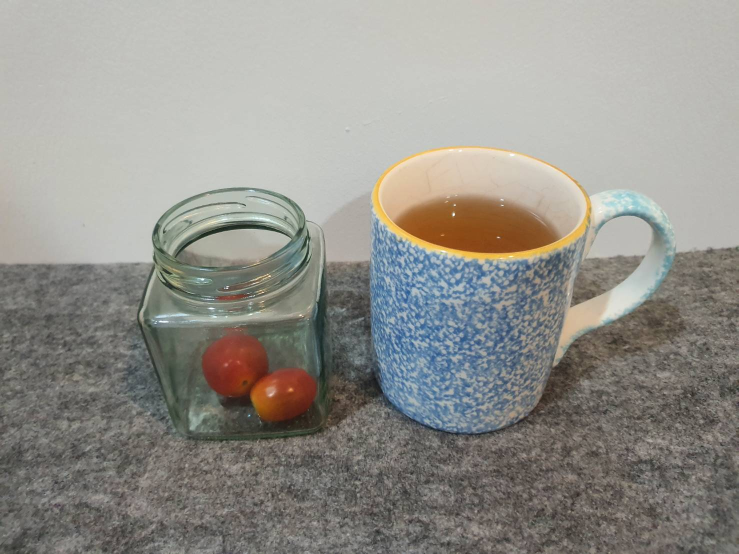
#> input picture CG_OpenGL/POVRAY/class7_potato/homework_gt.jpg, 1477 x 1108 px (shown at 1/2 size)
$ jupyter execute compare.ipynb
#> lines starting #> are read from the running program, lines starting #| are printed output that depends on the picture
[cell 1]
import cv2
import numpy as np

[cell 2]
gt = cv2.imread("./homework_gt.jpg")
#> gt is the input picture: shape (1108, 1477, 3); mean B, G, R 139.4, 145.3, 147
ren = cv2.imread("./homework.png")
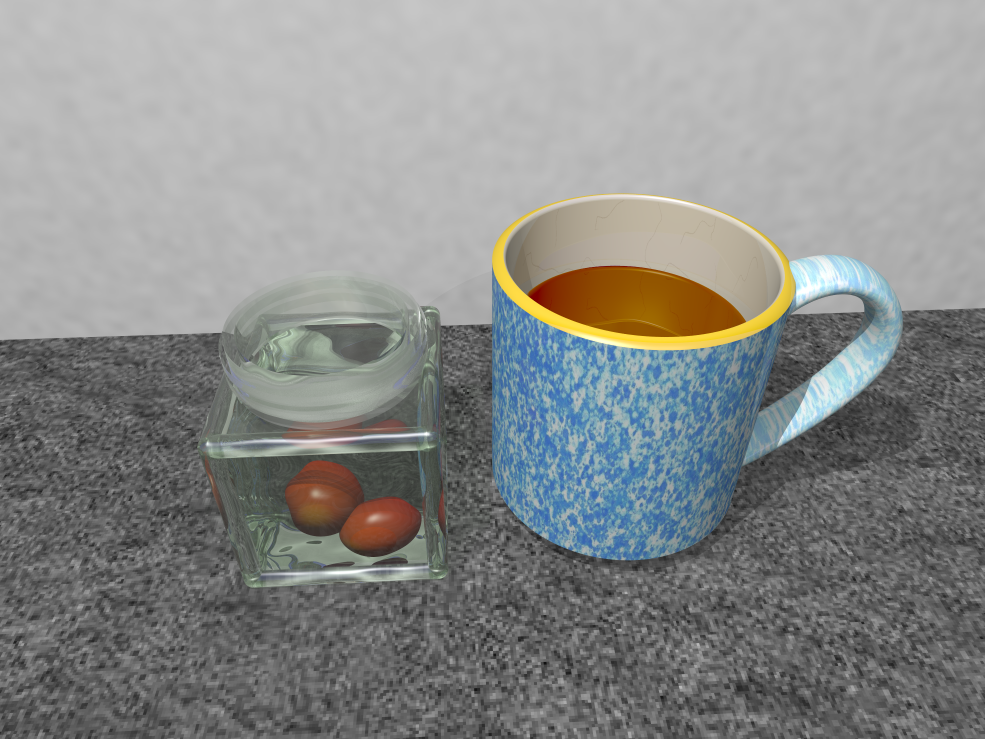
#> input picture CG_OpenGL/POVRAY/class7_potato/homework.png, 2954 x 2216 px (shown at 1/3 size)
#> ren is the input picture: shape (2216, 2954, 3); mean B, G, R 137.2, 138.6, 136.9
ren = cv2.resize(ren, (gt.shape[1], gt.shape[0]))
#> ren: shape (1108, 1477, 3)

bar = np.zeros((gt.shape[0], 30, 3), dtype=np.uint8)
bar[...] = 255

print(gt.shape, ren.shape)
#| (1108, 1477, 3) (1108, 1477, 3)

[cell 3]
out = np.concatenate([gt, bar, ren], axis=1)
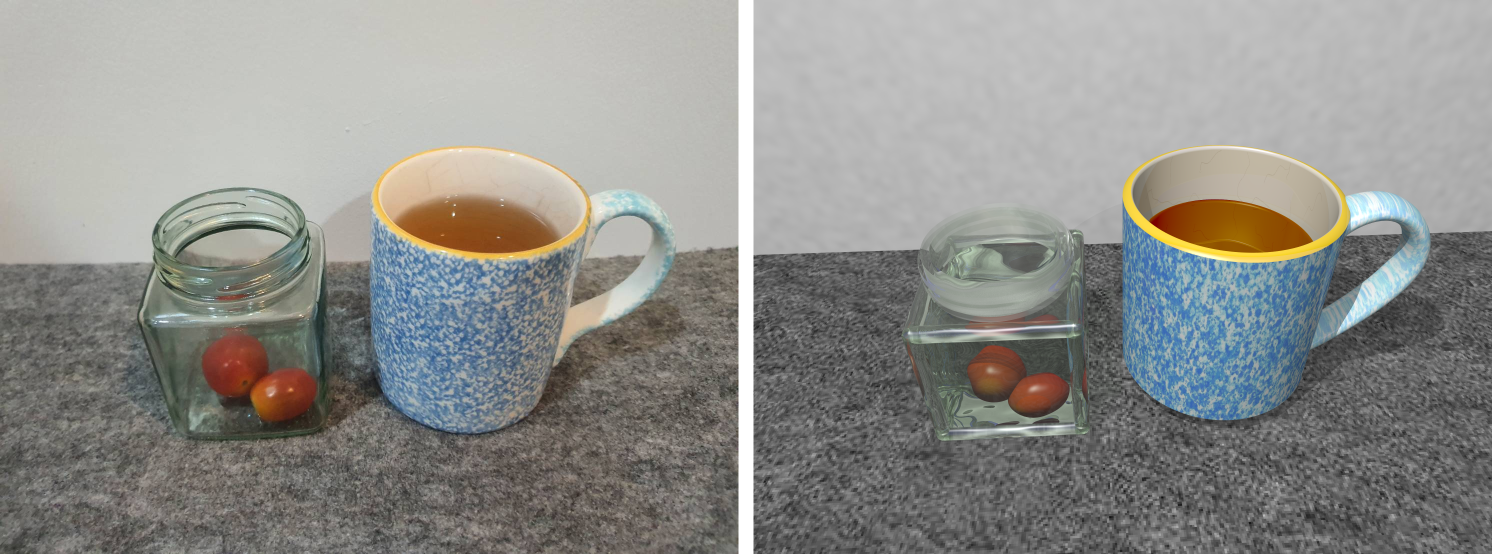
#> out: shape (1108, 2984, 3) (shown at 1/2 size); mean B, G, R 139.5, 143.1, 143.1
print(out.shape)
#| (1108, 2984, 3)

cv2.imwrite("out.jpg", out)
#> Out = True
